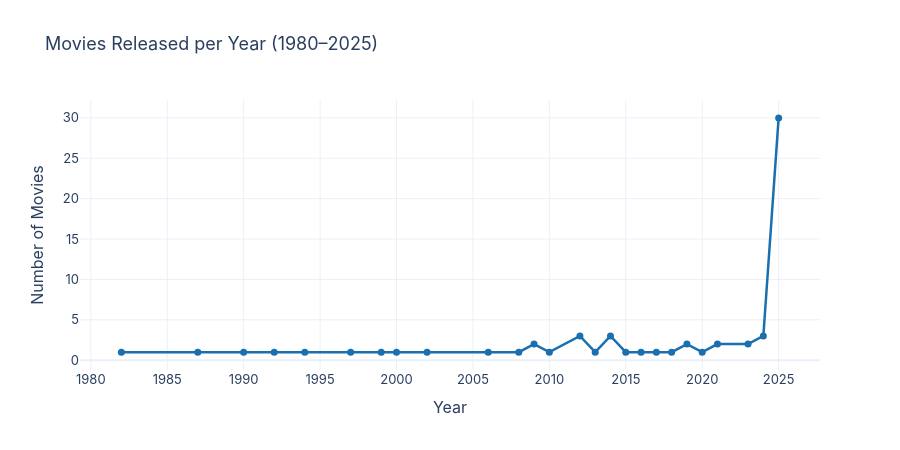

Notebook code for this chart:
### Markdown cell above
### Interactive Line – Movies per Year

### Code cell
yearly = (df.query('release_year >= 1980 and release_year <= 2025')
            .groupby('release_year')
            .agg(movie_count=('title','count'), avg_rating=('vote_average','mean'),
                 total_revenue_B=('revenue_usd', lambda s: (s.sum()/1e9).round(2)))
            .reset_index())

fig = px.line(yearly, x='release_year', y='movie_count', markers=True,
              hover_data={'avg_rating': ':.2f', 'total_revenue_B': ':.2f'},
              labels={'release_year': 'Year', 'movie_count': 'Number of Movies'},
              title='Movies Released per Year (1980–2025)',
              template='plotly_white')
fig.update_traces(line_color='#1a6faf', line_width=2.5, marker=dict(size=7))
fig.update_layout(font=dict(family='Inter', size=13), height=450)

html_path = INTERACTIVE_DIR / 'movies_per_year_line.html'
fig.write_html(str(html_path))
fig.show()
print(f'Saved → {html_path}')

### Figure 1 — Plotly figure (JSON) as saved in the notebook; plotly's stock layout.template omitted (floating-point values rounded to 4 significant figures)
{"data": [{"customdata": [[7.67, 0.48], [5.99, 0.78], [7.29, 1.01], [6.54, 0.27], [8.9, 0.21], [7.9, 2.2], [8.7, 0.47], [8.5, 0.46], [6.98, 0.26], [7.391, 0.33], [9.0, 1.0], [7.93, 3.45], [8.8, 0.83], [6.723, 2.2], [9.5, 0.66], [7.557, 2.04], [6.21, 0.07], [6.0, 0.11], [8.42, 0.15], [8.233, 2.05], [7.72, 1.19], [5.8, 0.65], [7.465, 2.21], [6.827, 1.38], [6.527, 0.43], [7.015, 9.64]], "hovertemplate": "Year=%{x}<br>Number of Movies=%{y}<br>avg_rating=%{customdata[0]:.2f}<br>total_revenue_B=%{customdata[1]:.2f}<extra></extra>", "legendgroup": "", "line": {"color": "#1a6faf", "dash": "solid", "width": 2.5}, "marker": {"size": 7, "symbol": "circle"}, "mode": "lines+markers", "name": "", "orientation": "v", "showlegend": false, "type": "scatter", "x": [1982, 1987, 1990, 1992, 1994, 1997, 1999, 2000, 2002, 2006, 2008, 2009, 2010, 2012, 2013, 2014, 2015, 2016, 2017, 2018, 2019, 2020, 2021, 2023, 2024, 2025], "xaxis": "x", "y": [1, 1, 1, 1, 1, 1, 1, 1, 1, 1, 1, 2, 1, 3, 1, 3, 1, 1, 1, 1, 2, 1, 2, 2, 3, 30], "yaxis": "y"}], "layout": {"font": {"family": "Inter", "size": 13}, "height": 450, "legend": {"tracegroupgap": 0}, "title": {"text": "Movies Released per Year (1980–2025)"}, "xaxis": {"anchor": "y", "domain": [0, 1], "title": {"text": "Year"}}, "yaxis": {"anchor": "x", "domain": [0, 1], "title": {"text": "Number of Movies"}}}}
